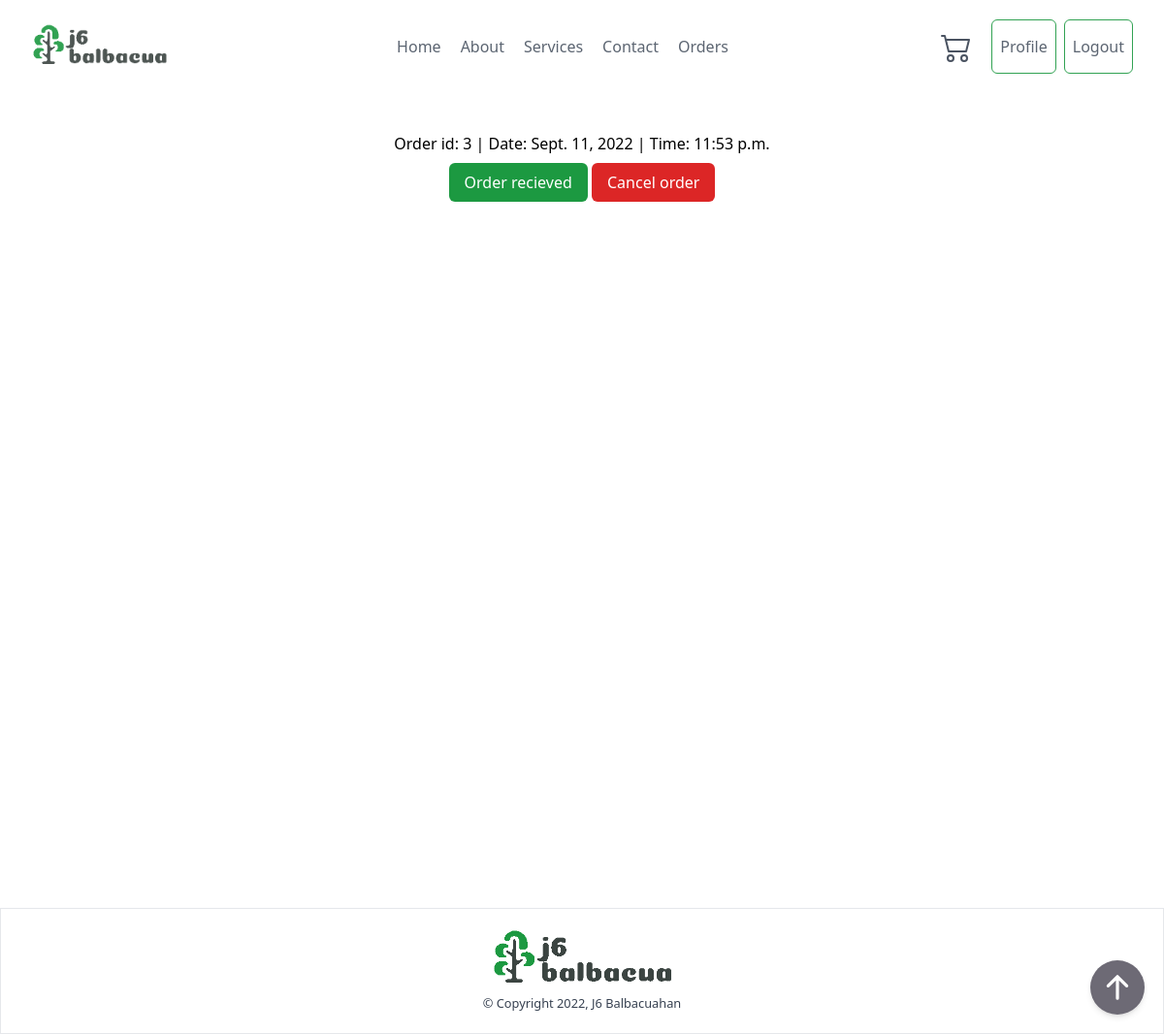
The page /order/list/ (signed in) on the database as committed earlier.
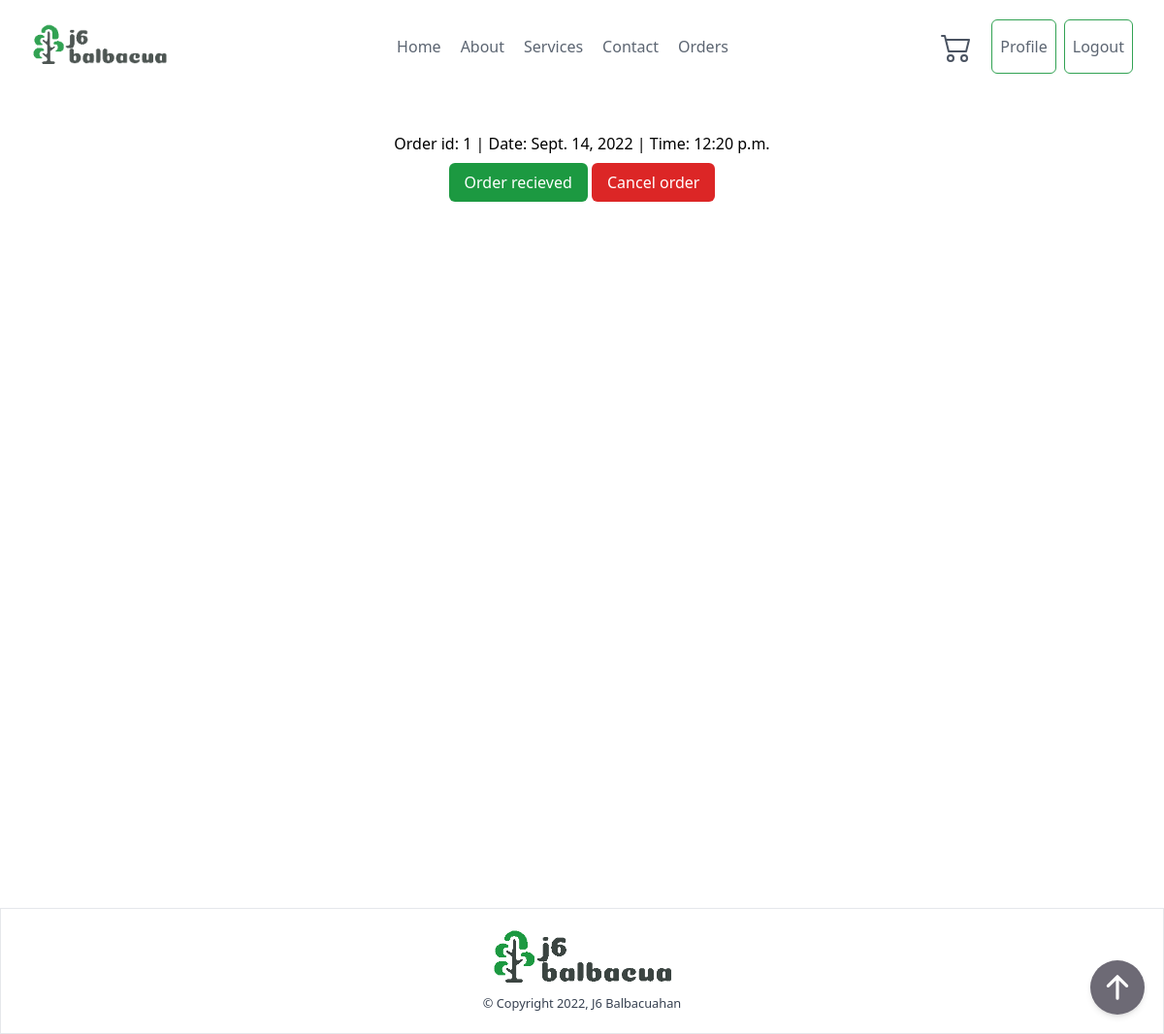
The same page on the database as committed later.
### ordering/models.py (models this page shows, shortened)
class Order(models.Model):
    payment = [
        ('Gcash', 'Gcash'),
        ('COD', 'COD')
    ]
    order_status = [
        ('Cancel', 'Cancel'),
        ('Ongoing', 'Ongoing'),
        ('Recieved', 'Recieved')
    ]
    user = models.ForeignKey(User, related_name="user_order", on_delete=models.CASCADE)
    shipping_fee = models.PositiveIntegerField()
    total = models.PositiveIntegerField()
    payment_method = models.CharField(max_length=10, choices=payment)
    paid_status = models.CharField(max_length=10)
    order_status = models.CharField(max_length=20, choices=order_status, default="Ongoing")
    created_at = models.DateTimeField(auto_now_add=True)
    update_at = models.DateTimeField(auto_now=True)

### ordering/views.py (the view)
# urls.py: path('order/list/', views.OrderListView.as_view(), name="order-list"),
class OrderListView(LoginRequiredMixin, ListView):
    template_name = "order_list.html"
    context_object_name = 'orders'
    def get_context_data(self,*args, **kwargs):
        context = super(OrderListView, self).get_context_data(*args,**kwargs)
        if 'cart' in self.request.session:
            cart = self.request.session['cart']
        else:
            cart = []
        context['cart'] = len(cart)
        return context
    def get_queryset(self):
       user = User.objects.get(pk=self.request.user.pk)
       return Order.objects.filter(user=user)

### templates/order_list.html
{% extends 'base.html' %}
{% block content %}
{% include 'components/header.html' %}
    <div class="container flex flex-col items-center min-h-screen py-10 mx-auto mb-10">
        {% for order in orders %}
            <a href="{% url 'order-detail' order.pk %}" hx-boost="true">
                <div class="mb-2">Order id: {{order.id}} | Date: {{order.created_at.date}} | Time: {{order.created_at.time}}</div>
            </a>
            <div>
            <button
            class="px-4 py-2 text-white transition-colors duration-200 transform rounded-md bg-j6primary hover:bg-green-500 focus:outline-none focus:bg-green-500"
            >
            Order recieved
            </button>
            <button
            class="px-4 py-2 text-white transition-colors duration-200 transform bg-red-600 rounded-md hover:bg-red-400 focus:outline-none focus:bg-red-500"
            >
            Cancel order
            </button>
            </div>
        {% empty %}
            <div>You order is empty</div>
        {% endfor %}
    </div>
{% include 'components/footer.html' %}
{% endblock content %}

### templates/base.html (shortened to what this page needs)
{% load static %}
<!DOCTYPE html>
<html lang="en">
<head>
    <link rel="stylesheet" href="{% static 'css/output.css' %}">
</head>
<body>
{% block content %}
{% endblock %}
{% include 'components/floating_button.html' %}
</body>
</html>

### templates/components/header.html (shortened to what this page needs)
{% load static %}
<section class="relative w-full px-8 text-gray-700 bg-white opacity-90 body-font">
    <div class="container flex flex-col flex-wrap items-center justify-between py-5 mx-auto md:flex-row max-w-7xl">
        <a href="{% url 'index' %}" class="relative z-10 flex items-center w-auto text-2xl font-extrabold leading-none text-black select-none">
            <img class="h-12" src="{% static 'assets/img/j6-logo.png' %}" alt="">
        </a>
        <nav class="top-0 left-0 z-0 flex items-center justify-center w-full h-full py-5 -ml-0 space-x-5 text-base md:-ml-5 md:py-0 md:absolute">
            <a href="{% url 'index' %}" hx-boost="true" class="relative font-medium leading-6 text-gray-600 transition duration-150 ease-out hover:text-gray-900" x-data="{ hover: false }" @mouseenter="hover = true" @mouseleave="hover = false">
                <span class="block">Home</span>
                <span class="absolute bottom-0 left-0 inline-block w-full h-0.5 -mb-1 overflow-hidden">
                </span>
            </a>
            <a href="{% url 'about' %}" hx-boost="true" class="relative font-medium leading-6 text-gray-600 transition duration-150 ease-out hover:text-gray-900" x-data="{ hover: false }" @mouseenter="hover = true" @mouseleave="hover = false">
                <span class="block">About</span>
                <span class="absolute bottom-0 left-0 inline-block w-full h-0.5 -mb-1 overflow-hidden">
                </span>
            </a>
            <a href="{% url 'service' %}" hx-boost="true" class="relative font-medium leading-6 text-gray-600 transition duration-150 ease-out hover:text-gray-900" x-data="{ hover: false }" @mouseenter="hover = true" @mouseleave="hover = false">
                <span class="block">Services</span>
                <span class="absolute bottom-0 left-0 inline-block w-full h-0.5 -mb-1 overflow-hidden">
                </span>
            </a>
            <a href="{% url 'contact' %}" hx-boost="true" id="contact-button" class="relative font-medium leading-6 text-gray-600 transition duration-150 ease-out hover:text-gray-900" x-data="{ hover: false }" @mouseenter="hover = true" @mouseleave="hover = false">
                <span class="block">Contact</span>
                <span class="absolute bottom-0 left-0 inline-block w-full h-0.5 -mb-1 overflow-hidden">
                </span>
            </a>
            {% if user.is_authenticated %}
            <a href="{% url 'order-list' %}" hx-boost="true" id="contact-button" class="relative font-medium leading-6 text-gray-600 transition duration-150 ease-out hover:text-gray-900" x-data="{ hover: false }" @mouseenter="hover = true" @mouseleave="hover = false">
                <span class="block">Orders</span>
                <span class="absolute bottom-0 left-0 inline-block w-full h-0.5 -mb-1 overflow-hidden">
                </span>
            </a>
            {% endif %}
        </nav>
        {% if user.is_authenticated %}
        <div class="flex gap-2 ">
            <a id="cart-icon" href="{% url 'cart' %}" hx-boost="true" class="relative p-3 cursor-pointer hover:bg-blue-200">
            </a>
            <a href="{% url 'profile' %}" class="flex items-center px-2 text-gray-600 transition-colors duration-200 transform bg-white border rounded-md border-j6primary hover:text-gray-100 hover:bg-j6primary focus:outline-none focus:bg-green-500">Profile</a>
            <a href="{% url 'logout' %}" class="flex items-center px-2 text-gray-600 transition-colors duration-200 transform bg-white border rounded-md border-j6primary hover:text-gray-100 hover:bg-j6primary focus:outline-none focus:bg-green-500">Logout</a>
        </div>
        {% endif %}
    </div>
</section>

### templates/components/footer.html
{% load static %}
<section class="relative w-full px-8 text-gray-700 bg-white border border-t body-font" data-tails-scripts="//unpkg.com/alpinejs">
    <div class="container flex flex-col flex-wrap items-center justify-between py-5 mx-auto md:flex-row max-w-7xl">
        <div class="flex flex-col items-center justify-center mx-auto">
            <img class="h-16" src="{% static 'assets/img/j6-logo.png' %}" alt="logo">
            <p><small>&copy; Copyright 2022, J6 Balbacuahan</small></p>
        </div>
    </div>
</section>

### templates/components/floating_button.html
<button
    x-data
    @click="window.scrollTo({top: 0, behavior: 'smooth'})"
    type="button"
    class="fixed inline-block p-3 text-xs font-medium leading-tight text-white uppercase transition duration-150 ease-in-out bg-[#6D6A75] rounded-full shadow-md hover:bg-[#A19FA8] hover:shadow-lg focus:bg-[#3B3A40] focus:shadow-lg focus:outline-none focus:ring-0 active:bg-[#313036] active:shadow-lg bottom-5 right-5"
    x-transition.opacity
>
    <svg
        xmlns="http://www.w3.org/2000/svg"
        class="w-6 h-6 md:w-8 md:h-8"
        viewBox="0 0 20 20"
        fill="currentColor"
    >
        <path
        fill-rule="evenodd"
        d="M3.293 9.707a1 1 0 010-1.414l6-6a1 1 0 011.414 0l6 6a1 1 0 01-1.414 1.414L11 5.414V17a1 1 0 11-2 0V5.414L4.707 9.707a1 1 0 01-1.414 0z"
        clip-rule="evenodd"
        />
    </svg>
</button>

Rows that differ between the two databases and show on the page:
removed Order: id "3", created_at "Sept. 11, 2022", created_at.time "11:53 p.m."
added Order: id "1", created_at "Sept. 14, 2022", created_at.time "12:20 p.m."
